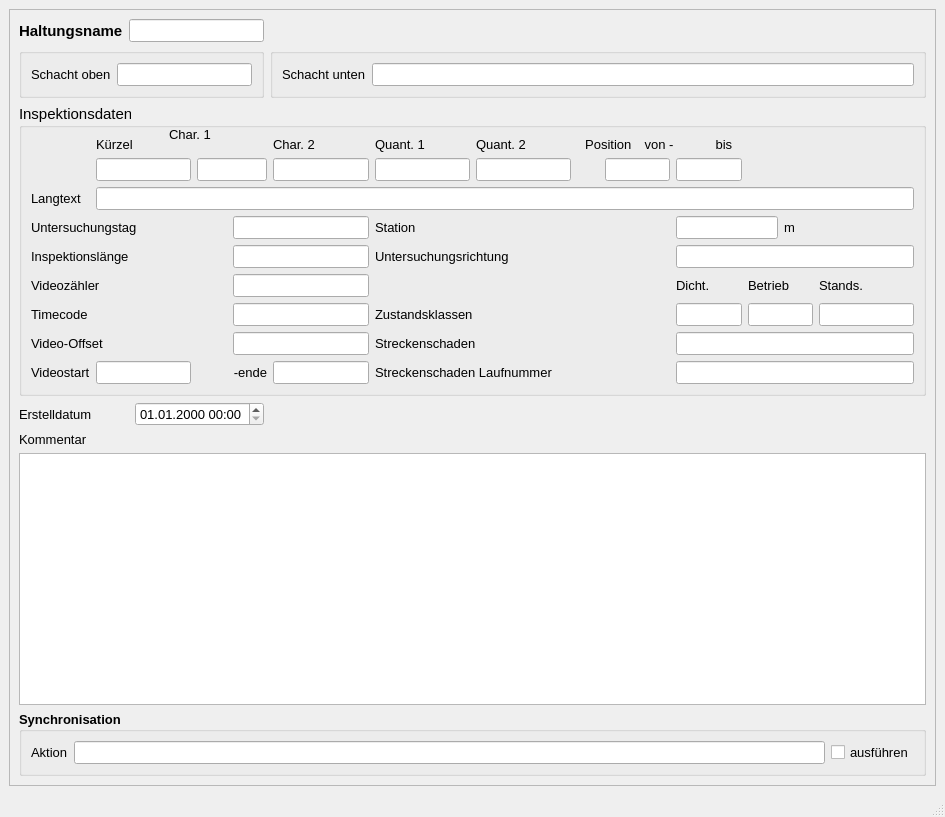
<?xml version="1.0" encoding="UTF-8"?>
<ui version="4.0">
 <class>MainWindow</class>
 <widget class="QMainWindow" name="MainWindow">
  <property name="geometry">
   <rect>
    <x>0</x>
    <y>0</y>
    <width>945</width>
    <height>817</height>
   </rect>
  </property>
  <property name="sizePolicy">
   <sizepolicy hsizetype="Preferred" vsizetype="Preferred">
    <horstretch>0</horstretch>
    <verstretch>0</verstretch>
   </sizepolicy>
  </property>
  <property name="minimumSize">
   <size>
    <width>660</width>
    <height>640</height>
   </size>
  </property>
  <property name="maximumSize">
   <size>
    <width>16777215</width>
    <height>16777215</height>
   </size>
  </property>
  <property name="baseSize">
   <size>
    <width>0</width>
    <height>0</height>
   </size>
  </property>
  <property name="font">
   <font>
    <family>Tahoma</family>
    <pointsize>10</pointsize>
   </font>
  </property>
  <property name="windowTitle">
   <string>MainWindow</string>
  </property>
  <widget class="QWidget" name="centralwidget">
   <layout class="QGridLayout" name="gridLayout">
    <item row="0" column="0">
     <widget class="QScrollArea" name="scrollArea">
      <property name="widgetResizable">
       <bool>true</bool>
      </property>
      <widget class="QWidget" name="scrollAreaWidgetContents">
       <property name="geometry">
        <rect>
         <x>0</x>
         <y>0</y>
         <width>921</width>
         <height>740</height>
        </rect>
       </property>
       <layout class="QGridLayout" name="gridLayout_2">
        <item row="0" column="0">
         <widget class="QLabel" name="label">
          <property name="font">
           <font>
            <family>Tahoma</family>
            <pointsize>11</pointsize>
            <weight>75</weight>
            <bold>true</bold>
           </font>
          </property>
          <property name="text">
           <string>Haltungsname</string>
          </property>
         </widget>
        </item>
        <item row="0" column="1" colspan="2">
         <widget class="QLineEdit" name="untersuchhal">
          <property name="font">
           <font>
            <family>Tahoma</family>
            <pointsize>10</pointsize>
           </font>
          </property>
          <property name="toolTip">
           <string>&lt;html&gt;&lt;head/&gt;&lt;body&gt;&lt;p&gt;eindeutige Bezeichnung&lt;/p&gt;&lt;/body&gt;&lt;/html&gt;</string>
          </property>
          <property name="statusTip">
           <string>eindeutige Bezeichnung</string>
          </property>
         </widget>
        </item>
        <item row="1" column="0" colspan="3">
         <widget class="QGroupBox" name="groupBox">
          <property name="font">
           <font>
            <family>Tahoma</family>
            <pointsize>11</pointsize>
           </font>
          </property>
          <property name="title">
           <string/>
          </property>
          <layout class="QGridLayout" name="gridLayout_3">
           <item row="0" column="0">
            <widget class="QLabel" name="label_3">
             <property name="font">
              <font>
               <family>Tahoma</family>
               <pointsize>10</pointsize>
              </font>
             </property>
             <property name="text">
              <string>Schacht oben</string>
             </property>
            </widget>
           </item>
           <item row="0" column="1">
            <widget class="QLineEdit" name="schoben">
             <property name="font">
              <font>
               <family>Tahoma</family>
               <pointsize>10</pointsize>
              </font>
             </property>
             <property name="toolTip">
              <string>&lt;html&gt;&lt;head/&gt;&lt;body&gt;&lt;p&gt;Name des oberen Schachts&lt;/p&gt;&lt;/body&gt;&lt;/html&gt;</string>
             </property>
             <property name="statusTip">
              <string>Name des oberen Schachts</string>
             </property>
            </widget>
           </item>
          </layout>
         </widget>
        </item>
        <item row="1" column="3">
         <widget class="QGroupBox" name="groupBox_3">
          <property name="font">
           <font>
            <family>Tahoma</family>
            <pointsize>11</pointsize>
           </font>
          </property>
          <property name="title">
           <string/>
          </property>
          <layout class="QGridLayout" name="gridLayout_4">
           <item row="0" column="0">
            <widget class="QLabel" name="label_9">
             <property name="font">
              <font>
               <family>Tahoma</family>
               <pointsize>10</pointsize>
              </font>
             </property>
             <property name="text">
              <string>Schacht unten</string>
             </property>
            </widget>
           </item>
           <item row="0" column="1">
            <widget class="QLineEdit" name="schunten">
             <property name="font">
              <font>
               <family>Tahoma</family>
               <pointsize>10</pointsize>
              </font>
             </property>
             <property name="toolTip">
              <string>&lt;html&gt;&lt;head/&gt;&lt;body&gt;&lt;p&gt;Name des unteren Schachts&lt;/p&gt;&lt;/body&gt;&lt;/html&gt;</string>
             </property>
             <property name="statusTip">
              <string>Name des unteren Schachts</string>
             </property>
            </widget>
           </item>
          </layout>
         </widget>
        </item>
        <item row="2" column="0" colspan="4">
         <widget class="QGroupBox" name="groupBox_2">
          <property name="font">
           <font>
            <family>Tahoma</family>
            <pointsize>11</pointsize>
           </font>
          </property>
          <property name="title">
           <string>Inspektionsdaten</string>
          </property>
          <layout class="QGridLayout" name="gridLayout_5">
           <item row="0" column="1" colspan="3">
            <widget class="QLabel" name="label_23">
             <property name="font">
              <font>
               <family>Tahoma</family>
               <pointsize>10</pointsize>
              </font>
             </property>
             <property name="text">
              <string>Kürzel</string>
             </property>
            </widget>
           </item>
           <item row="0" column="4">
            <widget class="QLabel" name="label_25">
             <property name="font">
              <font>
               <family>Tahoma</family>
               <pointsize>10</pointsize>
              </font>
             </property>
             <property name="text">
              <string>Char. 2</string>
             </property>
            </widget>
           </item>
           <item row="0" column="5">
            <widget class="QLabel" name="label_26">
             <property name="font">
              <font>
               <family>Tahoma</family>
               <pointsize>10</pointsize>
              </font>
             </property>
             <property name="text">
              <string>Quant. 1</string>
             </property>
            </widget>
           </item>
           <item row="0" column="6">
            <widget class="QLabel" name="label_27">
             <property name="font">
              <font>
               <family>Tahoma</family>
               <pointsize>10</pointsize>
              </font>
             </property>
             <property name="text">
              <string>Quant. 2</string>
             </property>
            </widget>
           </item>
           <item row="0" column="7" colspan="2">
            <widget class="QLabel" name="label_18">
             <property name="font">
              <font>
               <family>Tahoma</family>
               <pointsize>10</pointsize>
              </font>
             </property>
             <property name="text">
              <string>Position </string>
             </property>
             <property name="alignment">
              <set>Qt::AlignRight|Qt::AlignTrailing|Qt::AlignVCenter</set>
             </property>
            </widget>
           </item>
           <item row="0" column="9" colspan="2">
            <widget class="QLabel" name="label_40">
             <property name="font">
              <font>
               <family>Tahoma</family>
               <pointsize>10</pointsize>
              </font>
             </property>
             <property name="text">
              <string> von -</string>
             </property>
            </widget>
           </item>
           <item row="0" column="11">
            <widget class="QLabel" name="label_30">
             <property name="font">
              <font>
               <family>Tahoma</family>
               <pointsize>10</pointsize>
              </font>
             </property>
             <property name="text">
              <string> bis</string>
             </property>
            </widget>
           </item>
           <item row="1" column="1">
            <widget class="QLineEdit" name="kuerzel">
             <property name="font">
              <font>
               <family>Tahoma</family>
               <pointsize>10</pointsize>
              </font>
             </property>
             <property name="toolTip">
              <string>&lt;html&gt;&lt;head/&gt;&lt;body&gt;&lt;p&gt;&lt;span style=&quot; font-size:10pt;&quot;&gt;Schadenskürzel&lt;/span&gt;&lt;/p&gt;&lt;/body&gt;&lt;/html&gt;</string>
             </property>
            </widget>
           </item>
           <item row="1" column="2" colspan="2">
            <widget class="QLineEdit" name="charakt1">
             <property name="font">
              <font>
               <family>Tahoma</family>
               <pointsize>10</pointsize>
              </font>
             </property>
             <property name="toolTip">
              <string>&lt;html&gt;&lt;head/&gt;&lt;body&gt;&lt;p&gt;Zustandsdaten: Charakterisierung 1&lt;/p&gt;&lt;/body&gt;&lt;/html&gt;</string>
             </property>
             <property name="statusTip">
              <string>Zustandsdaten: Charakterisierung 1</string>
             </property>
            </widget>
           </item>
           <item row="1" column="4">
            <widget class="QLineEdit" name="charakt2">
             <property name="font">
              <font>
               <family>Tahoma</family>
               <pointsize>10</pointsize>
              </font>
             </property>
             <property name="toolTip">
              <string>&lt;html&gt;&lt;head/&gt;&lt;body&gt;&lt;p&gt;Zustandsdaten: Charakterisierung 2&lt;/p&gt;&lt;/body&gt;&lt;/html&gt;</string>
             </property>
             <property name="statusTip">
              <string>Zustandsdaten: Charakterisierung 2</string>
             </property>
            </widget>
           </item>
           <item row="1" column="5">
            <widget class="QLineEdit" name="quantnr1">
             <property name="font">
              <font>
               <family>Tahoma</family>
               <pointsize>10</pointsize>
              </font>
             </property>
             <property name="toolTip">
              <string>&lt;html&gt;&lt;head/&gt;&lt;body&gt;&lt;p&gt;Zustandsdaten: Quantifizierung 1&lt;/p&gt;&lt;/body&gt;&lt;/html&gt;</string>
             </property>
             <property name="statusTip">
              <string>Zustandsdaten: Quantifizierung 1</string>
             </property>
            </widget>
           </item>
           <item row="1" column="6">
            <widget class="QLineEdit" name="quantnr2">
             <property name="font">
              <font>
               <family>Tahoma</family>
               <pointsize>10</pointsize>
              </font>
             </property>
             <property name="toolTip">
              <string>&lt;html&gt;&lt;head/&gt;&lt;body&gt;&lt;p&gt;Zustandsdaten: Quantifizierung 2&lt;/p&gt;&lt;/body&gt;&lt;/html&gt;</string>
             </property>
             <property name="statusTip">
              <string>Zustandsdaten: Quantifizierung 2</string>
             </property>
            </widget>
           </item>
           <item row="1" column="8" colspan="2">
            <widget class="QLineEdit" name="pos_von">
             <property name="font">
              <font>
               <family>Tahoma</family>
               <pointsize>10</pointsize>
              </font>
             </property>
             <property name="toolTip">
              <string>&lt;html&gt;&lt;head/&gt;&lt;body&gt;&lt;p&gt;Zustandsdaten: Anfangswinkel als Zifferblattreferenz&lt;/p&gt;&lt;/body&gt;&lt;/html&gt;</string>
             </property>
             <property name="statusTip">
              <string>Zustandsdaten: Anfangswinkel als Zifferblattreferenz</string>
             </property>
            </widget>
           </item>
           <item row="1" column="10" colspan="2">
            <widget class="QLineEdit" name="pos_bis">
             <property name="font">
              <font>
               <family>Tahoma</family>
               <pointsize>10</pointsize>
              </font>
             </property>
             <property name="toolTip">
              <string>&lt;html&gt;&lt;head/&gt;&lt;body&gt;&lt;p&gt;Zustandsdaten: Endwinkel als Zifferblattreferenz&lt;/p&gt;&lt;/body&gt;&lt;/html&gt;</string>
             </property>
             <property name="statusTip">
              <string>Zustandsdaten: Endwinkel als Zifferblattreferenz</string>
             </property>
            </widget>
           </item>
           <item row="2" column="0">
            <widget class="QLabel" name="label_52">
             <property name="font">
              <font>
               <family>Tahoma</family>
               <pointsize>10</pointsize>
              </font>
             </property>
             <property name="text">
              <string>Langtext</string>
             </property>
            </widget>
           </item>
           <item row="2" column="1" colspan="14">
            <widget class="QLineEdit" name="langtext">
             <property name="font">
              <font>
               <family>Tahoma</family>
               <pointsize>10</pointsize>
              </font>
             </property>
             <property name="toolTip">
              <string>&lt;html&gt;&lt;head/&gt;&lt;body&gt;&lt;p&gt;&lt;span style=&quot; font-size:10pt;&quot;&gt;Zustandsbeschreibung Langtext&lt;/span&gt;&lt;/p&gt;&lt;/body&gt;&lt;/html&gt;</string>
             </property>
             <property name="statusTip">
              <string>Zustandsbeschreibung Langtext</string>
             </property>
            </widget>
           </item>
           <item row="3" column="0" colspan="3">
            <widget class="QLabel" name="label_61">
             <property name="font">
              <font>
               <family>Tahoma</family>
               <pointsize>10</pointsize>
              </font>
             </property>
             <property name="text">
              <string>Untersuchungstag</string>
             </property>
            </widget>
           </item>
           <item row="3" column="3" colspan="2">
            <widget class="QLineEdit" name="untersuchtag">
             <property name="font">
              <font>
               <family>Tahoma</family>
               <pointsize>10</pointsize>
              </font>
             </property>
             <property name="toolTip">
              <string>&lt;html&gt;&lt;head/&gt;&lt;body&gt;&lt;p&gt;Datum&lt;/p&gt;&lt;/body&gt;&lt;/html&gt;</string>
             </property>
             <property name="statusTip">
              <string>Datum</string>
             </property>
            </widget>
           </item>
           <item row="3" column="5" colspan="4">
            <widget class="QLabel" name="label_34">
             <property name="font">
              <font>
               <family>Tahoma</family>
               <pointsize>10</pointsize>
              </font>
             </property>
             <property name="text">
              <string>Station</string>
             </property>
            </widget>
           </item>
           <item row="3" column="10" colspan="3">
            <widget class="QLineEdit" name="station">
             <property name="font">
              <font>
               <family>Tahoma</family>
               <pointsize>10</pointsize>
              </font>
             </property>
             <property name="toolTip">
              <string>&lt;html&gt;&lt;head/&gt;&lt;body&gt;&lt;p&gt;&lt;span style=&quot; font-size:10pt;&quot;&gt;Station entlang der Haltung&lt;/span&gt;&lt;/p&gt;&lt;/body&gt;&lt;/html&gt;</string>
             </property>
             <property name="statusTip">
              <string>Station entlang der Haltung</string>
             </property>
            </widget>
           </item>
           <item row="3" column="13" colspan="2">
            <widget class="QLabel" name="label_2">
             <property name="font">
              <font>
               <family>Tahoma</family>
               <pointsize>10</pointsize>
              </font>
             </property>
             <property name="text">
              <string>m</string>
             </property>
            </widget>
           </item>
           <item row="4" column="0" colspan="3">
            <widget class="QLabel" name="label_20">
             <property name="font">
              <font>
               <family>Tahoma</family>
               <pointsize>10</pointsize>
              </font>
             </property>
             <property name="text">
              <string>Inspektionslänge</string>
             </property>
            </widget>
           </item>
           <item row="4" column="3" colspan="2">
            <widget class="QLineEdit" name="inspektionslaenge">
             <property name="font">
              <font>
               <family>Tahoma</family>
               <pointsize>10</pointsize>
              </font>
             </property>
             <property name="toolTip">
              <string>&lt;html&gt;&lt;head/&gt;&lt;body&gt;&lt;p&gt;[m]&lt;/p&gt;&lt;/body&gt;&lt;/html&gt;</string>
             </property>
             <property name="statusTip">
              <string>[m]</string>
             </property>
            </widget>
           </item>
           <item row="4" column="5" colspan="4">
            <widget class="QLabel" name="label_17">
             <property name="font">
              <font>
               <family>Tahoma</family>
               <pointsize>10</pointsize>
              </font>
             </property>
             <property name="text">
              <string>Untersuchungsrichtung</string>
             </property>
            </widget>
           </item>
           <item row="4" column="10" colspan="5">
            <widget class="QLineEdit" name="untersuchrichtung">
             <property name="font">
              <font>
               <family>Tahoma</family>
               <pointsize>10</pointsize>
              </font>
             </property>
             <property name="toolTip">
              <string>&lt;html&gt;&lt;head/&gt;&lt;body&gt;&lt;p&gt;&lt;span style=&quot; font-size:10pt;&quot;&gt;Untersuchungsrichtung&lt;/span&gt;&lt;/p&gt;&lt;/body&gt;&lt;/html&gt;</string>
             </property>
            </widget>
           </item>
           <item row="5" column="0" colspan="3">
            <widget class="QLabel" name="label_19">
             <property name="font">
              <font>
               <family>Tahoma</family>
               <pointsize>10</pointsize>
              </font>
             </property>
             <property name="text">
              <string>Videozähler</string>
             </property>
            </widget>
           </item>
           <item row="5" column="3" colspan="2">
            <widget class="QLineEdit" name="videozaehler">
             <property name="font">
              <font>
               <family>Tahoma</family>
               <pointsize>10</pointsize>
              </font>
             </property>
             <property name="toolTip">
              <string/>
             </property>
             <property name="statusTip">
              <string/>
             </property>
            </widget>
           </item>
           <item row="5" column="10" colspan="2">
            <widget class="QLabel" name="label_39">
             <property name="font">
              <font>
               <family>Tahoma</family>
               <pointsize>10</pointsize>
              </font>
             </property>
             <property name="text">
              <string>Dicht.</string>
             </property>
            </widget>
           </item>
           <item row="5" column="12" colspan="2">
            <widget class="QLabel" name="label_37">
             <property name="font">
              <font>
               <family>Tahoma</family>
               <pointsize>10</pointsize>
              </font>
             </property>
             <property name="text">
              <string>Betrieb</string>
             </property>
            </widget>
           </item>
           <item row="5" column="14">
            <widget class="QLabel" name="label_38">
             <property name="font">
              <font>
               <family>Tahoma</family>
               <pointsize>10</pointsize>
              </font>
             </property>
             <property name="text">
              <string>Stands.</string>
             </property>
            </widget>
           </item>
           <item row="6" column="0" colspan="3">
            <widget class="QLabel" name="label_35">
             <property name="font">
              <font>
               <family>Tahoma</family>
               <pointsize>10</pointsize>
              </font>
             </property>
             <property name="text">
              <string>Timecode</string>
             </property>
            </widget>
           </item>
           <item row="6" column="3" colspan="2">
            <widget class="QLineEdit" name="timecode">
             <property name="font">
              <font>
               <family>Tahoma</family>
               <pointsize>10</pointsize>
              </font>
             </property>
             <property name="toolTip">
              <string/>
             </property>
             <property name="statusTip">
              <string/>
             </property>
            </widget>
           </item>
           <item row="6" column="5" colspan="3">
            <widget class="QLabel" name="label_36">
             <property name="font">
              <font>
               <family>Tahoma</family>
               <pointsize>10</pointsize>
              </font>
             </property>
             <property name="text">
              <string>Zustandsklassen</string>
             </property>
            </widget>
           </item>
           <item row="6" column="10" colspan="2">
            <widget class="QLineEdit" name="ZD">
             <property name="font">
              <font>
               <family>Tahoma</family>
               <pointsize>10</pointsize>
              </font>
             </property>
             <property name="toolTip">
              <string>&lt;html&gt;&lt;head/&gt;&lt;body&gt;&lt;p&gt;&lt;span style=&quot; font-size:10pt;&quot;&gt;Max. Zustandsklasse Dichtheit&lt;/span&gt;&lt;/p&gt;&lt;/body&gt;&lt;/html&gt;</string>
             </property>
             <property name="statusTip">
              <string>Max. Zustandsklasse Dichtheit</string>
             </property>
            </widget>
           </item>
           <item row="6" column="12" colspan="2">
            <widget class="QLineEdit" name="ZB">
             <property name="font">
              <font>
               <family>Tahoma</family>
               <pointsize>10</pointsize>
              </font>
             </property>
             <property name="toolTip">
              <string>&lt;html&gt;&lt;head/&gt;&lt;body&gt;&lt;p&gt;&lt;span style=&quot; font-size:10pt;&quot;&gt;Max. Zustandsklasse Betriebssicherheit&lt;/span&gt;&lt;/p&gt;&lt;/body&gt;&lt;/html&gt;</string>
             </property>
             <property name="statusTip">
              <string>Max. Zustandsklasse Betriebssicherheit</string>
             </property>
            </widget>
           </item>
           <item row="6" column="14">
            <widget class="QLineEdit" name="ZS">
             <property name="font">
              <font>
               <family>Tahoma</family>
               <pointsize>10</pointsize>
              </font>
             </property>
             <property name="toolTip">
              <string>&lt;html&gt;&lt;head/&gt;&lt;body&gt;&lt;p&gt;Max. Zustandsklasse Standsicherheit&lt;/p&gt;&lt;/body&gt;&lt;/html&gt;</string>
             </property>
             <property name="statusTip">
              <string>Max. Zustandsklasse Standsicherheit</string>
             </property>
            </widget>
           </item>
           <item row="7" column="0" colspan="3">
            <widget class="QLabel" name="label_21">
             <property name="font">
              <font>
               <family>Tahoma</family>
               <pointsize>10</pointsize>
              </font>
             </property>
             <property name="text">
              <string>Video-Offset</string>
             </property>
            </widget>
           </item>
           <item row="7" column="3" colspan="2">
            <widget class="QLineEdit" name="video_offset">
             <property name="font">
              <font>
               <family>Tahoma</family>
               <pointsize>10</pointsize>
              </font>
             </property>
             <property name="toolTip">
              <string/>
             </property>
             <property name="statusTip">
              <string/>
             </property>
            </widget>
           </item>
           <item row="7" column="5" colspan="4">
            <widget class="QLabel" name="label_28">
             <property name="font">
              <font>
               <family>Tahoma</family>
               <pointsize>10</pointsize>
              </font>
             </property>
             <property name="text">
              <string>Streckenschaden</string>
             </property>
            </widget>
           </item>
           <item row="7" column="10" colspan="5">
            <widget class="QLineEdit" name="streckenschaden">
             <property name="font">
              <font>
               <family>Tahoma</family>
               <pointsize>10</pointsize>
              </font>
             </property>
             <property name="toolTip">
              <string>&lt;html&gt;&lt;head/&gt;&lt;body&gt;&lt;p&gt;Kodierung&lt;/p&gt;&lt;/body&gt;&lt;/html&gt;</string>
             </property>
             <property name="statusTip">
              <string>Kodierung</string>
             </property>
            </widget>
           </item>
           <item row="8" column="0">
            <widget class="QLabel" name="label_33">
             <property name="font">
              <font>
               <family>Tahoma</family>
               <pointsize>10</pointsize>
              </font>
             </property>
             <property name="text">
              <string>Videostart</string>
             </property>
            </widget>
           </item>
           <item row="8" column="1">
            <widget class="QLineEdit" name="video_start">
             <property name="font">
              <font>
               <family>Tahoma</family>
               <pointsize>10</pointsize>
              </font>
             </property>
             <property name="toolTip">
              <string>&lt;html&gt;&lt;head/&gt;&lt;body&gt;&lt;p&gt;Beginn der Videoreferenz&lt;/p&gt;&lt;/body&gt;&lt;/html&gt;</string>
             </property>
             <property name="statusTip">
              <string>Beginn der Videoreferenz</string>
             </property>
            </widget>
           </item>
           <item row="8" column="3">
            <widget class="QLabel" name="label_41">
             <property name="font">
              <font>
               <family>Tahoma</family>
               <pointsize>10</pointsize>
              </font>
             </property>
             <property name="text">
              <string>-ende</string>
             </property>
             <property name="alignment">
              <set>Qt::AlignRight|Qt::AlignTrailing|Qt::AlignVCenter</set>
             </property>
            </widget>
           </item>
           <item row="8" column="4">
            <widget class="QLineEdit" name="video_ende">
             <property name="font">
              <font>
               <family>Tahoma</family>
               <pointsize>10</pointsize>
              </font>
             </property>
             <property name="toolTip">
              <string>&lt;html&gt;&lt;head/&gt;&lt;body&gt;&lt;p&gt;Ende der Videoreferenz&lt;/p&gt;&lt;/body&gt;&lt;/html&gt;</string>
             </property>
             <property name="statusTip">
              <string>Ende der Videoreferenz</string>
             </property>
            </widget>
           </item>
           <item row="8" column="5" colspan="5">
            <widget class="QLabel" name="label_29">
             <property name="font">
              <font>
               <family>Tahoma</family>
               <pointsize>10</pointsize>
              </font>
             </property>
             <property name="text">
              <string>Streckenschaden Laufnummer</string>
             </property>
            </widget>
           </item>
           <item row="8" column="10" colspan="5">
            <widget class="QLineEdit" name="streckenschaden_lfdnr">
             <property name="font">
              <font>
               <family>Tahoma</family>
               <pointsize>10</pointsize>
              </font>
             </property>
             <property name="toolTip">
              <string/>
             </property>
             <property name="statusTip">
              <string/>
             </property>
            </widget>
           </item>
          </layout>
          <widget class="QLabel" name="label_24">
           <property name="geometry">
            <rect>
             <x>150</x>
             <y>20</y>
             <width>51</width>
             <height>21</height>
            </rect>
           </property>
           <property name="font">
            <font>
             <family>Tahoma</family>
             <pointsize>10</pointsize>
            </font>
           </property>
           <property name="text">
            <string>Char. 1</string>
           </property>
          </widget>
         </widget>
        </item>
        <item row="3" column="0" colspan="2">
         <widget class="QLabel" name="label_71">
          <property name="text">
           <string>Erstelldatum</string>
          </property>
         </widget>
        </item>
        <item row="3" column="2">
         <widget class="QgsDateTimeEdit" name="createdat">
          <property name="font">
           <font>
            <family>Tahoma</family>
            <pointsize>10</pointsize>
           </font>
          </property>
          <property name="currentSection">
           <enum>QDateTimeEdit::DaySection</enum>
          </property>
          <property name="displayFormat">
           <string>dd.MM.yyyy HH:mm</string>
          </property>
         </widget>
        </item>
        <item row="4" column="0">
         <widget class="QLabel" name="label_22">
          <property name="font">
           <font>
            <family>Tahoma</family>
            <pointsize>10</pointsize>
           </font>
          </property>
          <property name="text">
           <string>Kommentar</string>
          </property>
         </widget>
        </item>
        <item row="5" column="0" colspan="4">
         <widget class="QTextEdit" name="kommentar">
          <property name="font">
           <font>
            <family>Tahoma</family>
            <pointsize>10</pointsize>
           </font>
          </property>
          <property name="toolTip">
           <string>&lt;html&gt;&lt;head/&gt;&lt;body&gt;&lt;p&gt;Platz für zusätzliche Kommentare&lt;/p&gt;&lt;/body&gt;&lt;/html&gt;</string>
          </property>
          <property name="statusTip">
           <string>Platz für zusätzliche Kommentare</string>
          </property>
         </widget>
        </item>
        <item row="6" column="0" colspan="4">
         <widget class="QGroupBox" name="groupBox_sync">
          <property name="font">
           <font>
            <family>Tahoma</family>
            <pointsize>10</pointsize>
            <weight>75</weight>
            <bold>true</bold>
           </font>
          </property>
          <property name="title">
           <string>Synchronisation</string>
          </property>
          <layout class="QGridLayout" name="gridLayout_6">
           <item row="0" column="0">
            <widget class="QLabel" name="label_31">
             <property name="font">
              <font>
               <family>Tahoma</family>
               <pointsize>10</pointsize>
               <weight>50</weight>
               <bold>false</bold>
              </font>
             </property>
             <property name="text">
              <string>Aktion</string>
             </property>
            </widget>
           </item>
           <item row="0" column="1">
            <widget class="QLineEdit" name="aktion">
             <property name="toolTip">
              <string>&lt;html&gt;&lt;head/&gt;&lt;body&gt;&lt;p&gt;Maßnahme zur Synchronisation&lt;/p&gt;&lt;/body&gt;&lt;/html&gt;</string>
             </property>
             <property name="statusTip">
              <string>Maßnahme zur Synchronisation</string>
             </property>
            </widget>
           </item>
           <item row="0" column="2">
            <widget class="QCheckBox" name="status">
             <property name="font">
              <font>
               <family>Tahoma</family>
               <pointsize>10</pointsize>
               <weight>50</weight>
               <bold>false</bold>
              </font>
             </property>
             <property name="toolTip">
              <string>Synchronisation aktivieren</string>
             </property>
             <property name="statusTip">
              <string>Synchronisation aktivieren</string>
             </property>
             <property name="text">
              <string>ausführen</string>
             </property>
            </widget>
           </item>
          </layout>
         </widget>
        </item>
       </layout>
      </widget>
     </widget>
    </item>
   </layout>
  </widget>
  <widget class="QMenuBar" name="menubar">
   <property name="geometry">
    <rect>
     <x>0</x>
     <y>0</y>
     <width>945</width>
     <height>27</height>
    </rect>
   </property>
  </widget>
  <widget class="QStatusBar" name="statusbar"/>
 </widget>
 <customwidgets>
  <customwidget>
   <class>QgsDateTimeEdit</class>
   <extends>QDateTimeEdit</extends>
   <header>qgsdatetimeedit.h</header>
  </customwidget>
 </customwidgets>
 <tabstops>
  <tabstop>untersuchhal</tabstop>
  <tabstop>untersuchrichtung</tabstop>
  <tabstop>createdat</tabstop>
  <tabstop>kommentar</tabstop>
 </tabstops>
 <resources/>
 <connections/>
</ui>
